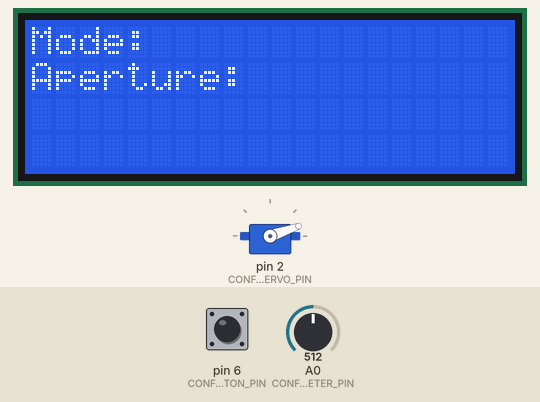
Simulated run of this program. Board: Arduino Uno, built with avr-gcc and run on an emulated ATmega328P. Shown: servo, 20×4 character LCD. Inputs (shaded band) come from the test bench; at power-on: pin 6 (CONFIG_BUTTON_PIN) LOW, A0 (CONFIG_POTENTIOMETER_PIN) = 512. What the program prints to the serial monitor is not drawn.

Above: at 2.1 s.
At 3.7 s:
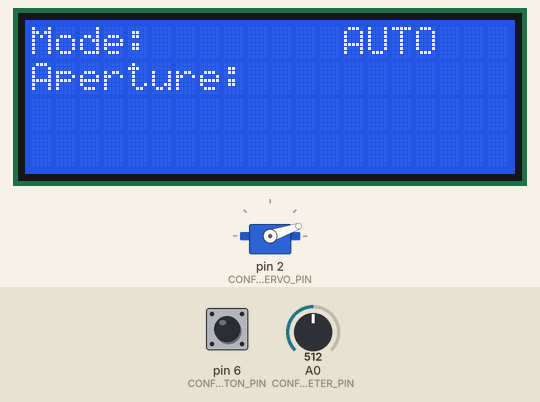
3.8 s: pin 6 (CONFIG_BUTTON_PIN) pulled HIGH for 1 s
6.3 s: pin 6 (CONFIG_BUTTON_PIN) pulled HIGH for 3.2 s
At 10.9 s:
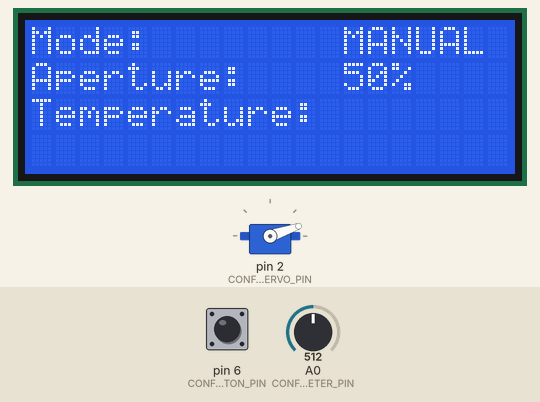
At 13.3 s:
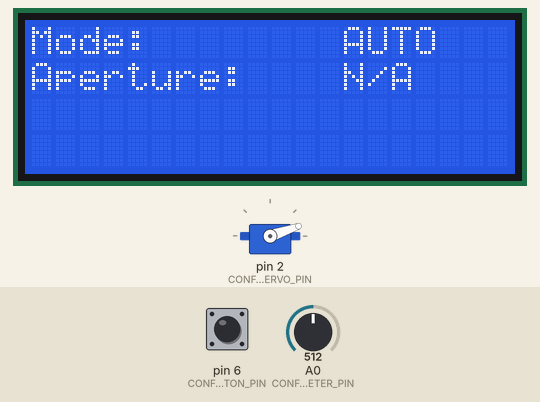
Timing chart, 0 to 14.8 s (numbered marks = the images above; inputs shaded):
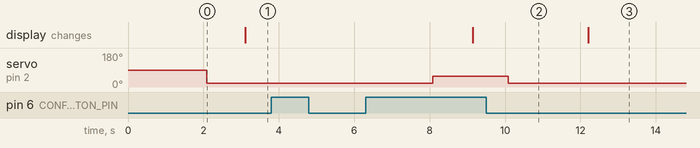

The program:

main.cpp
```cpp
#include <Arduino.h>

#include "../lib/components/physical/Button.h"
#include "../lib/components/logical/Window.h"
#include "../lib/components/physical/Potentiometer.h"

#include "../lib/tasks/WindowTask.h"
#include "../lib/tasks/DisplayTask.h"
#include "../lib/tasks/ModeTask.h"

#include "../lib/tasks/Scheduler.h"

Scheduler scheduler; /** Schedule Object for Managing Tasks */

Button* modeButton; /** [Pointer] Close Button */

Potentiometer* potentiometer; /** [Pointer] Potentiometer */

ServoMotor* servo; /** [Pointer] Servo Motor */
Window* window; /** [Pointer] Window (ServoMotor Handler Class) */

WindowTask* windowManager; /** [Pointer] Window Task */
DisplayTask* displayManager; /** [Pointer] User Display Task */
ModeTask* modeManager; /** [Pointer] Mode Task */

/**
 * \brief Setup Function
 */
void setup() {
    Serial.begin(CONFIG_SERIAL_BAUD_RATE);
    Serial.flush();

    SerialHelper.init();

    modeButton = new Button(CONFIG_BUTTON_PIN);

    potentiometer = new Potentiometer(CONFIG_POTENTIOMETER_PIN);

    servo = new ServoMotor(CONFIG_SERVO_PIN);
    window = new Window(servo);

    windowManager = new WindowTask(window, potentiometer);
    windowManager->init(2000);

    displayManager = new DisplayTask(window);
    displayManager->init(3000);

    modeManager = new ModeTask(modeButton);
    modeManager->init(500);

    scheduler.init(500);

    scheduler.addTask(windowManager);
    scheduler.addTask(displayManager);
    scheduler.addTask(modeManager);
}

/**
 * \brief Main Loop
 */
void loop() {
    scheduler.schedule();
}
```

config.h
```cpp
#pragma once

#define CONFIG_SERIAL_BAUD_RATE 115200 /** Serial Baud Rate */

#define CONFIG_BUTTON_PIN 6 /** Button Pin Number */
#define CONFIG_DEBOUNCE_TIME 50 /** Debounce Time for Button Press */

#define CONFIG_POTENTIOMETER_PIN A0 /** Potentiometer Pin Number */
#define CONFIG_WINDOW_CLOSED 750 /** Closed Window Angle (0°) */
#define CONFIG_WINDOW_OPEN 1500 /** Open Window Angle (90°) */
#define CONFIG_SERVO_PIN 2 /** Servo Motor Pin Number */
```

Measured:
- after the input at 3.8 s, every drawn part: stays the same
- after the input at 6.3 s, servo on pin 2 (CONFIG_SERVO_PIN): 19° → 56° after 1.8 s, → 19° 2.0 s later; the display: changes after 2.8 s (image 2)
